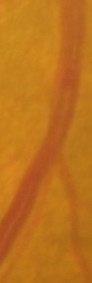
%> input picture Codes/CLRIS012.jpg, 92 x 283 px
$ octave zengqiang.m   (GNU Octave 9; MATLAB toolbox functions it lacks are replaced by stand-ins)
%> lines starting %> are read from the running program, lines starting %| are printed output that depends on the picture; in (x1, y1, x2, y2) boxes, pixels count from 0 and x2, y2 are one past the last pixel; in counts of white or black regions, pixels touching at a corner belong together; the program's own positions count from 1
trees= imread('CLRIS012.jpg');
%> trees is the input picture: size 283x92x3 uint8; mean R, G, B 188.1, 113.6, 29.5
srgb2lab=makecform('srgb2lab');
lab2srgb=makecform('lab2srgb');
trees_lab=applycform(trees,srgb2lab);
%> trees_lab: size 283x92x3 uint8; mean of channels 1, 2, 3 141.2, 153.9, 183
max=100;
L=trees_lab(:,:,1)/max;
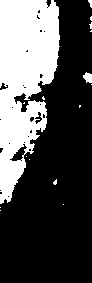
%> L: size 283x92 uint8; values 1 (black) and 2 (white), 31.6% white; 16 white regions (13 under 20 px), largest, box (x1, y1, x2, y2) and area: (0, 0, 60, 204) 8068, (83, 72, 92, 83) 71, (88, 0, 92, 8) 20

trees_imadjust=trees_lab;
trees_lab(:,:,1)=imadjust(L)*max;
%> trees_lab: size 283x92x3 uint8; mean of channels 1, 2, 3 80.5, 153.9, 183
trees_imadjust=applycform(trees_imadjust,lab2srgb);

trees_histeq=trees_lab;
trees_histeq(:,:,1)=histeq(L)*max;
%> trees_histeq: size 283x92x3 uint8; mean of channels 1, 2, 3 255, 153.9, 183
trees_histeq=applycform(trees_histeq,lab2srgb);
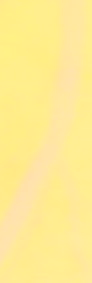
%> trees_histeq: size 283x92x3 uint8; mean R, G, B 255, 234.7, 147.3

trees_adapthisteq=trees_lab;
trees_adapthisteq(:,:,1)=adapthisteq(L)*max;
%> trees_adapthisteq: size 283x92x3 uint8; mean of channels 1, 2, 3 147.4, 153.9, 183
trees_adapthisteq=applycform(trees_adapthisteq,lab2srgb);
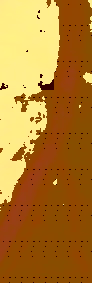
%> trees_adapthisteq: size 283x92x3 uint8; mean R, G, B 176.8, 123.2, 44.7

figure;subplot(221)
imshow(trees);
title('Original');subplot(222),
imshow(trees_imadjust);
title('imadjust');subplot(223),
imshow(trees_histeq);
title('histeq');subplot(224),
imshow(trees_adapthisteq);
title('adapthisteq');

$ run again, with Codes/CLRIS001.jpg copied over Codes/CLRIS012.jpg
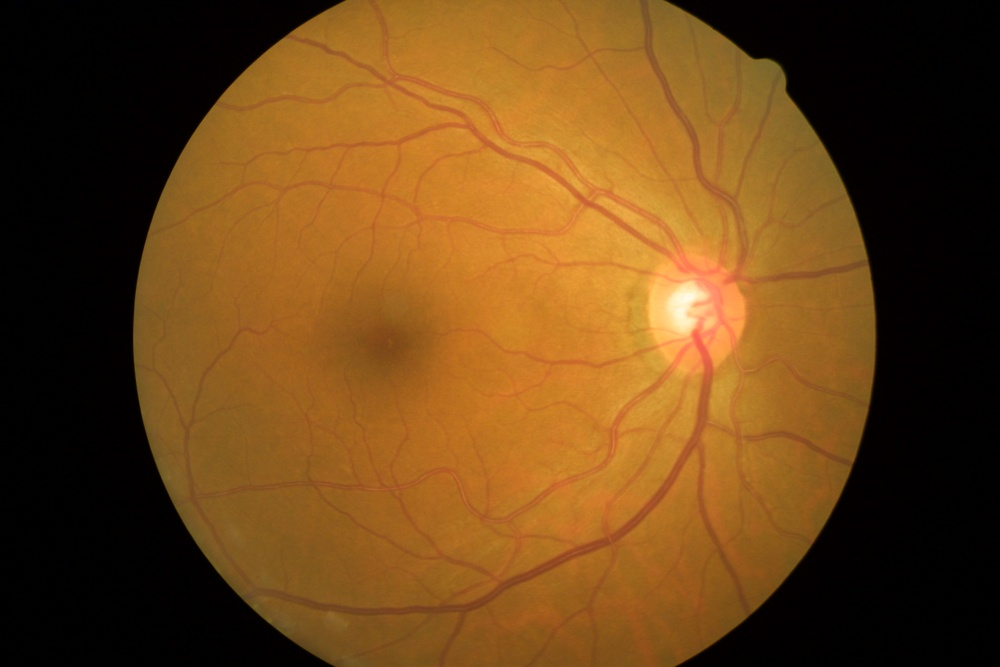
%> input picture Codes/CLRIS001.jpg, 1000 x 667 px, shrunk from 2160 x 1440 before the run
%> trees is the input picture: size 667x1000x3 uint8; mean R, G, B 107.7, 68.8, 24.1
%> `trees_adapthisteq=applycform(trees_adapthisteq,lab2srgb);`:
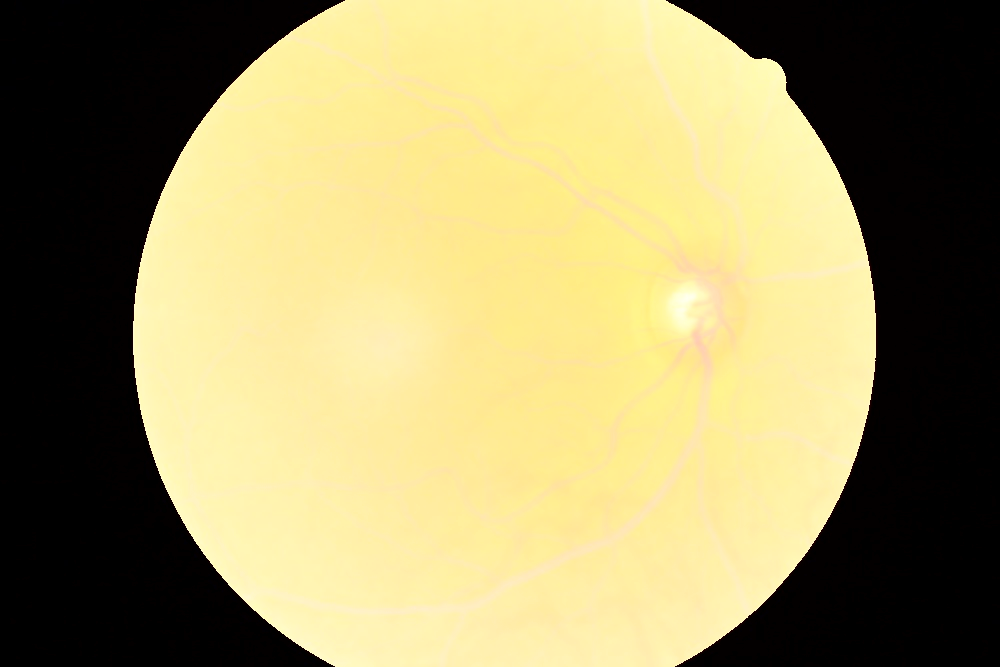
%> trees_adapthisteq: size 667x1000x3 uint8; mean R, G, B 160.1, 149.5, 101.2
%> `title('adapthisteq');`:
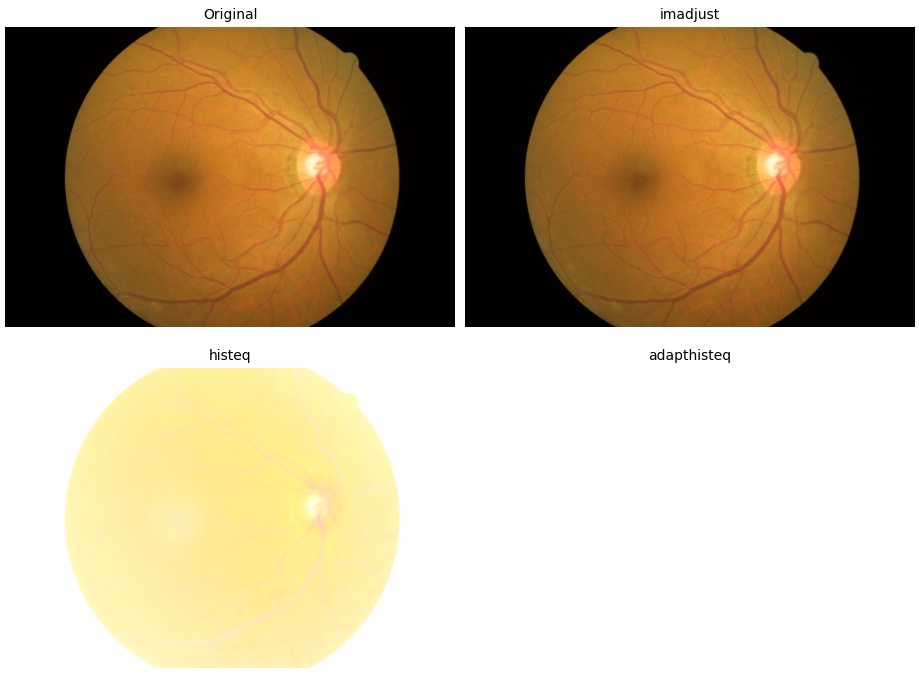
%> figure redrawn from the program's plot data, 4 panels

$ run again, with Codes/CLRIS011.jpg copied over Codes/CLRIS012.jpg
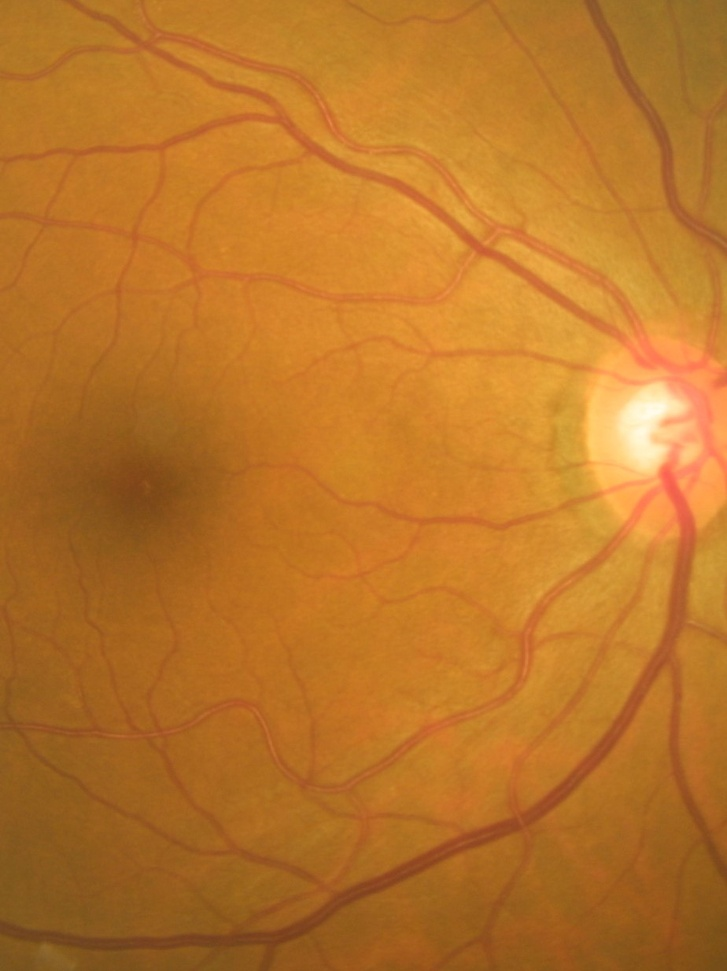
%> input picture Codes/CLRIS011.jpg, 727 x 971 px, shrunk from 924 x 1234 before the run
%> trees is the input picture: size 971x727x3 uint8; mean R, G, B 186.5, 117.3, 41
%> `trees_adapthisteq=applycform(trees_adapthisteq,lab2srgb);`:
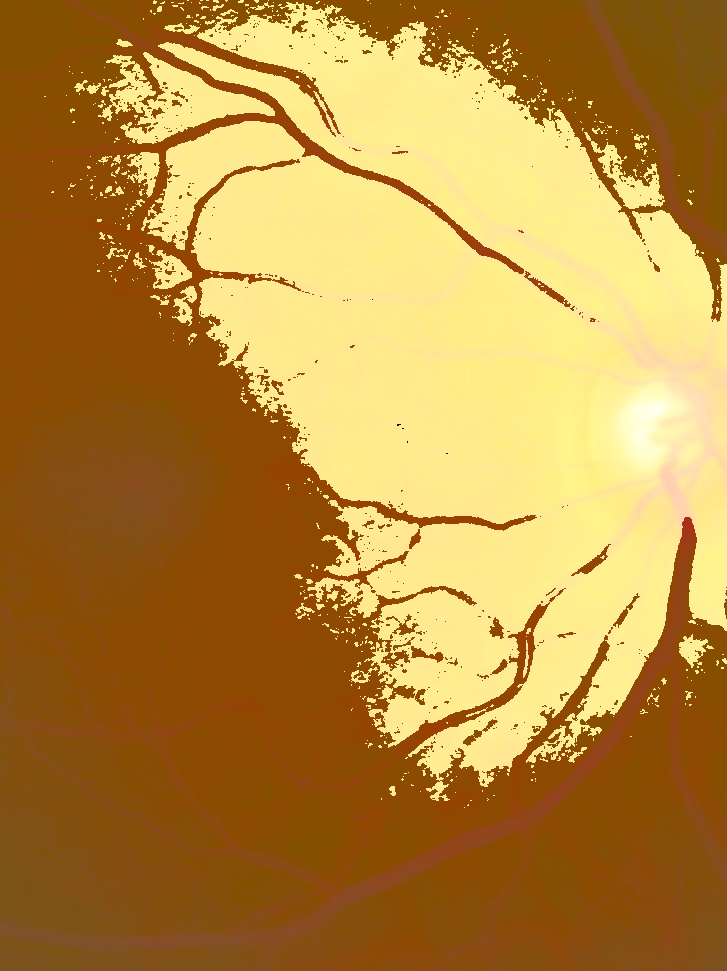
%> trees_adapthisteq: size 971x727x3 uint8; mean R, G, B 183.2, 138.7, 61.1
%> `title('adapthisteq');`:
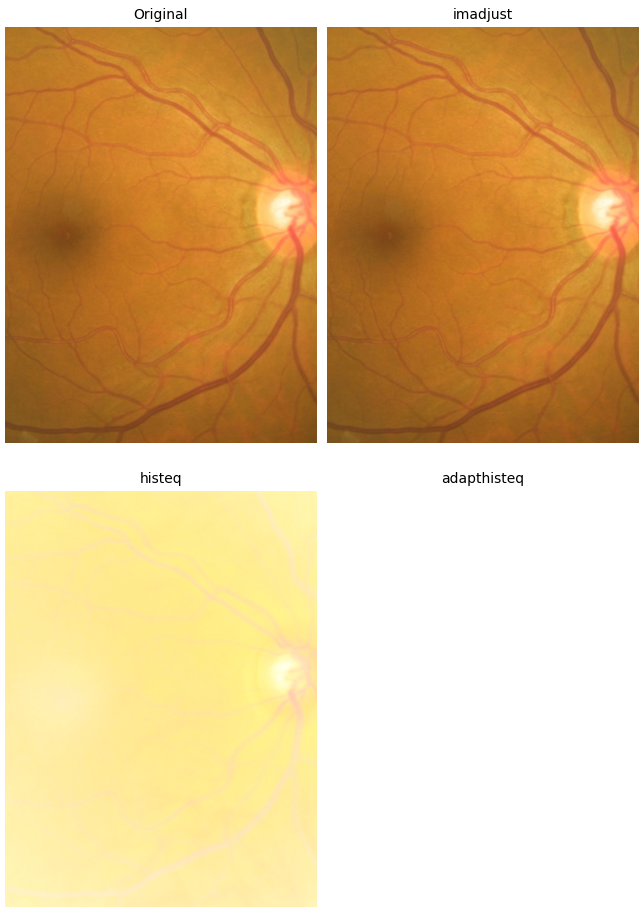
%> figure redrawn from the program's plot data, 4 panels

$ run again, with Codes/CLRIS11.jpg copied over Codes/CLRIS012.jpg
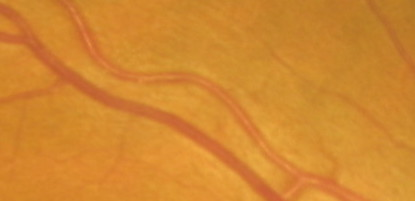
%> input picture Codes/CLRIS11.jpg, 415 x 201 px
%> trees is the input picture: size 201x415x3 uint8; mean R, G, B 209.9, 135.9, 48.5
%> `L=trees_lab(:,:,1)/max;`:
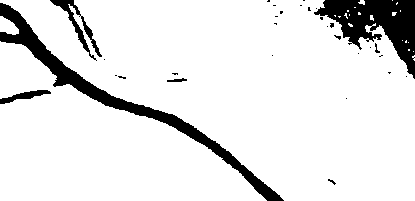
%> L: size 201x415 uint8; values 1 (black) and 2 (white), 89.4% white; 31 black regions (25 under 20 px), largest, box (x1, y1, x2, y2) and area: (0, 3, 284, 201) 4154, (314, 0, 415, 79) 3561, (50, 0, 102, 61) 607, (0, 90, 51, 104) 278, (167, 78, 187, 82) 50, (375, 43, 380, 53) 22
%> `trees_adapthisteq=applycform(trees_adapthisteq,lab2srgb);`:
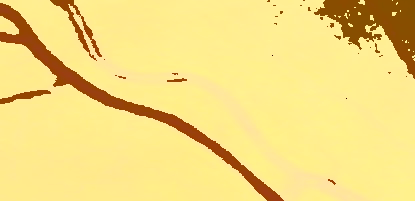
%> trees_adapthisteq: size 201x415x3 uint8; mean R, G, B 243.3, 219, 128.4
